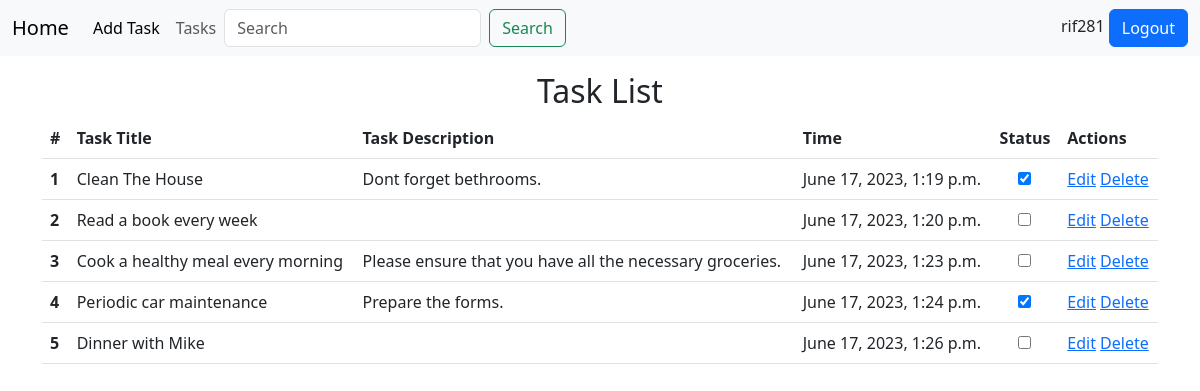
/task_list (signed in), run on the app's committed database.
### home/models.py (models this page shows, shortened)
class Task(models.Model):
    username = models.ForeignKey(User, on_delete=models.CASCADE)
    task_title = models.CharField(max_length=200)
    task_description = models.TextField()
    status = models.BooleanField(default=False)
    time = models.DateTimeField(auto_now_add=True)

### home/views.py (the view, shortened to what this page needs)
# urls.py: path('task_list', view_task_list, name='task_list'),
@login_required
def view_task_list(request):
    all_tasks = Task.objects.filter(username=request.user)
    context = {'tasks': all_tasks, 'search_flag': False, 'authenticated': request.user.is_authenticated,
               'username': request.user}
    return render(request, 'task_list.html', context)

### templates/task_list.html (shortened to what this page needs)
<!doctype html>
<html lang="en">
<head>
    <link href="https://cdn.jsdelivr.net/npm/bootstrap@5.3.0/dist/css/bootstrap.min.css" rel="stylesheet">
    <link rel="stylesheet" href="https://cdn.datatables.net/1.11.4/css/jquery.dataTables.min.css">
</head>
<body>
<nav class="navbar navbar-expand-lg navbar-light bg-light">
    <div class="container-fluid">
        <a class="navbar-brand" href="/">Home</a>
        {% if authenticated %}
        <div class="collapse navbar-collapse" id="navbarNav">
            <ul class="navbar-nav">
                <li class="nav-item">
                    <a class="nav-link active" aria-current="page" href="/add_task">Add Task</a>
                </li>
                <li class="nav-item">
                    <a class="nav-link" href="/task_list">Tasks</a>
                </li>
            </ul>
            <form class="d-flex" action="/search_task" method="post">
                <input class="form-control me-2" type="search" placeholder="Search" aria-label="Search" name="search">
                <button class="btn btn-outline-success" type="submit">Search</button>
            </form>
        </div>
        <div class="ml-auto">
            {{username}}
            <a href="/logout" class="btn btn-primary">Logout</a>
        </div>
        {% else %}
        <div class="ml-auto">
            <a href="/login" class="btn btn-primary">Login</a>
            <a href="/register" class="btn btn-primary">Sign Up</a>
        </div>
        {% endif %}
    </div>
</nav>
<div class="container my-3">
    {% if search_flag %}
    <h2 class='text-center'>Search Results</h2>
    {% else %}
    <h2 class='text-center'>Task List</h2>
    {% endif %}
    <table class="table">
        <thead>
        <tr>
            <th scope="col">#</th>
            <th scope="col">Task Title</th>
            <th scope="col">Task Description</th>
            <th scope="col">Time</th>
            <th scope="col">Status</th>
            <th scope="col">Actions</th>
        </tr>
        </thead>
        <tbody>
        {% for task in tasks %}
        <tr>
            <th scope="row">{{ forloop.counter }}</th>
            <td>{{ task.task_title }}</td>
            <td>{{ task.task_description }}</td>
            <td>{{ task.time }}</td>
            <td class="center">
                <form method="post" action="/task_list">
                    <input type="checkbox"
                           id="checkbox_{{ task.id }}"
                           name="checkbox_{{ task.id }}"
                           value="1"
                           {% if task.status %} checked {% endif %}
                           onchange="updateTaskStatus(this);">
                </form>
            </td>
            <td>
                <a href="{% url 'task_edit' task.id %}">Edit</a>
                <a href="{% url 'task_delete' task.id %}">Delete</a>
            </td>
        </tr>
        {% endfor %}
        </tbody>
    </table>
</div>
</body>
</html>

### templates/task_list.html (style rules this page uses)
input[type="checkbox"] { margin-left: 18px; }

### data on the page
Task: task_title "Clean The House", task_description "Dont forget bethrooms.", time "June 17, 2023, 1:19 p.m.", status "☑"
Task: task_title "Read a book every week", time "June 17, 2023, 1:20 p.m."
Task: task_title "Cook a healthy meal every morning", task_description "Please ensure that you have all the necessary groceries.", time "June 17, 2023, 1:23 p.m."
Task: task_title "Periodic car maintenance", task_description "Prepare the forms.", time "June 17, 2023, 1:24 p.m.", status "☑"
Task: task_title "Dinner with Mike", time "June 17, 2023, 1:26 p.m."

### other printed values
{{ username }} "rif281"
